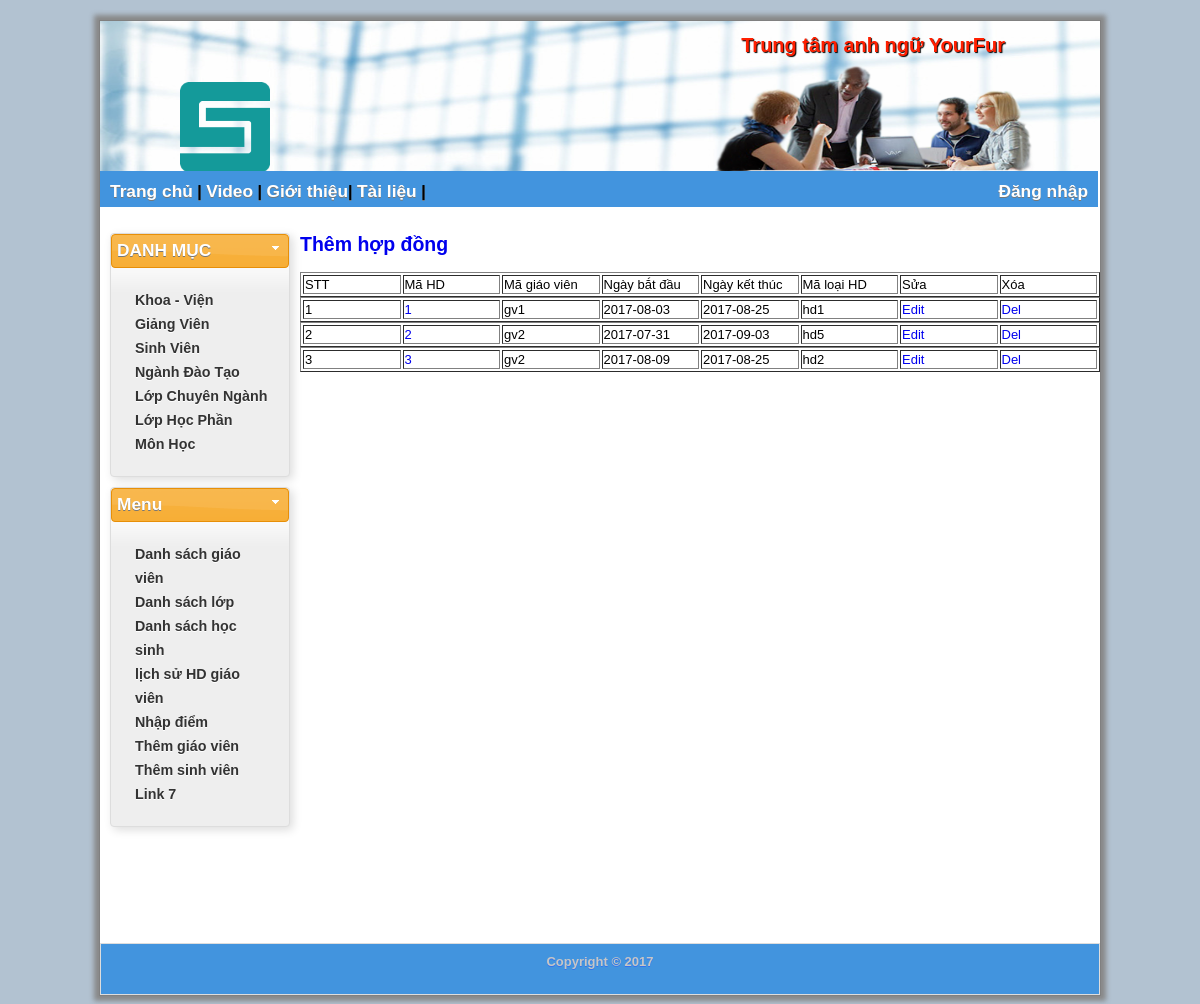
Page /contractlist.php on the committed database.
### tables this page shows
CREATE TABLE `lichsuhd_gv` (
  `MaHDGV` int(10) NOT NULL,
  `MaGV` varchar(10) NOT NULL,
  `NgayBD` date NOT NULL,
  `NgayKT` date NOT NULL,
  `MaLoaiHD` varchar(10) NOT NULL
);

### contractlist.php (the view, shortened to what this page needs)
<?php require "header.php";?>
	<div id="contentWrapper" >
			<div id="leftSide" >
				<div class="group-box" id="danhmuc">
						<div class="title">DANH MỤC</div>
						<div class="group-box-content">
							<ul>
								<li> <a href="khoa.php"> Khoa - Viện</a> </li>
								<li> <a href="giangvien.php">Giảng Viên</a> </li>
								<li> <a href="sinhvien.php">Sinh Viên</a> </li>
								<li> <a href="nganh.php">Ngành Đào Tạo</a> </li>
								<li> <a href="lopchuyennganh.php">Lớp Chuyên Ngành</a> </li>
								<li> <a href="lophocphan.php">Lớp Học Phần</a> </li>
								<li> <a href="monhoc.php">Môn Học</a> </li>
							</ul>
						</div>
				</div>
				<div class="group-box">
						<div class="title">Menu</div>
						<div class="group-box-content">
						<ul>
							<li> <a href="teacherlist.php">Danh sách giáo viên</a> </li>
							<li> <a href="classlist.php">Danh sách lớp</a> </li>
							<li> <a href="studentlist.php">Danh sách học sinh</a> </li>
							<li> <a href="contractlist.php">lịch sử HD giáo viên</a> </li>
							<li> <a href="ketqua.php">Nhập điểm</a> </li>
							<li> <a href="uploadfile.php">Thêm giáo viên</a> </li>
							<li> <a href="addstudent.php">Thêm sinh viên</a> </li>
							<li> <a href="index.php">Link 7</a> </li>
						</ul>
						</div>
				</div>
			</div>
		<div id="mainContent">
		<h2 color='red' ><a href="addteachercontract.php">Thêm hợp đồng</a></h2>
	<table align='center' width='800' border='1'>
	<tr>
	<td width='80'>STT</td>
	<td width='80'>Mã HD</td>
	<td width='80'>Mã giáo viên</td>
	<td width='80'>Ngày bắt đầu</td>
	<td width='80'>Ngày kết thúc</td>
	<td width='80'>Mã loại HD</td>
	<td width='80'>Sửa</td>
	<td width='80'>Xóa</td>
	</tr>
	</table>
	<?php
	$conn=mysqli_connect('localhost','root','','ttta') or die("can't connect this database");
	$sql="select * from lichsuhd_gv";
	$query=mysqli_query($conn,$sql);
	if(mysqli_num_rows($query) == " ")
	{
	echo "<tr><td colspan='6' align='center'>Chua co username nao</td></tr>";
	}
	else
	{
	$stt=0;
	while($row=mysqli_fetch_array($query))
	{
	$stt++;
	echo "<table align='center' width='800' border='1'>";
	echo "<tr>";
	echo "<td width='80' >$stt</td>";
	echo "<td width='80' ><a href='#'>$row[MaHDGV]</a></td>";
	echo "<td width='80' >$row[MaGV]</td>";
	echo "<td width='80' >$row[NgayBD]</td>";
	echo "<td width='80' >$row[NgayKT]</td>";
	echo "<td width='80' >$row[MaLoaiHD]</td>";
	echo "<td width='80' ><a href='edit_teachercontract.php?contractid=$row[MaHDGV]'>Edit</a></td>";
	echo "<td width='80' ><a href='del_teachercontract.php?contractid=$row[MaHDGV]'>Del</a></td>";
	echo "</tr>";
	echo "</table>";
	}
	}
?>
<?php require "footer.php";?>

### css/style.css (style rules this page uses)
body { background-color: #B2C2D1; }
a { text-decoration: none; border: none; }
#contentWrapper { position: relative; width:1000px; min-height: 720px; }
#leftSide { position: absolute; top: 10px; left:10px; width: 180px; float: left; min-height: 250px; }
#mainContent { position: relative; top: 10px; left:200px; width: 790px; min-height: 520px; }
.group-box-content { padding: 10px; }
#leftSide .group-box-content ul { list-style: none; margin: 0px; padding: 10px; }
#leftSide .group-box-content ul li { text-shadow: 0 1px 0 #fff; font-weight:bold; line-height: 24px; padding-left: 4px; cursor: pointer; }
.group-box { margin-bottom: 10px; -moz-box-shadow:2px 2px 5px #ccc; -webkit-box-shadow:2px 2px 5px #ccc; box-shadow:3px 3px 10px #ddd; }
.group-box .title { height: 22px; padding: 5px; font-size:13pt; font-weight:bold; text-shadow:0 1px 0 #777; }

### rows in the picture
lichsuhd_gv: MaHDGV "1", MaGV "gv1", NgayBD "2017-08-03", NgayKT "2017-08-25", MaLoaiHD "hd1"
lichsuhd_gv: MaHDGV "2", MaGV "gv2", NgayBD "2017-07-31", NgayKT "2017-09-03", MaLoaiHD "hd5"
lichsuhd_gv: MaHDGV "3", MaGV "gv2", NgayBD "2017-08-09", NgayKT "2017-08-25", MaLoaiHD "hd2"
